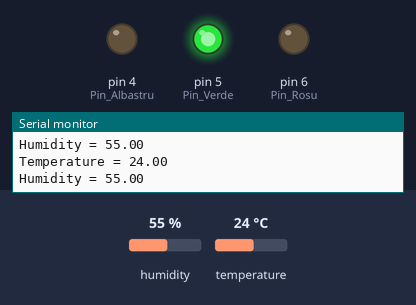
Bench run of a sketch on a simulated Arduino Uno, built with avr-gcc and run on an emulated ATmega328P. On the bench: output pins drawn as LEDs (lit = HIGH), the last lines printed to the serial monitor. Wiring (inferred from the names in the program): DHT11 sensor: data pin 7. The test bench sets the inputs (shaded band); at power-on: temperature 24 °C, humidity 55 %. Pins used as bus, display or sensor lines are not drawn.

Above: at 4.8 s.
4.9 s: temperature set to 21 °C
7.9 s: temperature set to 18 °C
At 9.4 s:
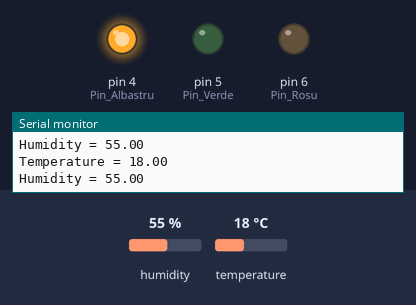
10.9 s: temperature set to 33 °C
At 12.9 s:
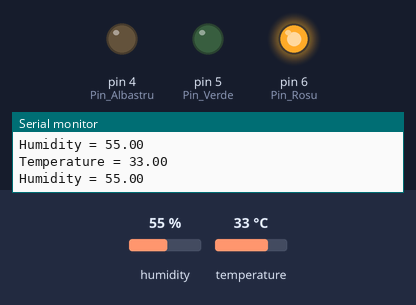
13.9 s: temperature set to 29 °C
At 15.2 s:
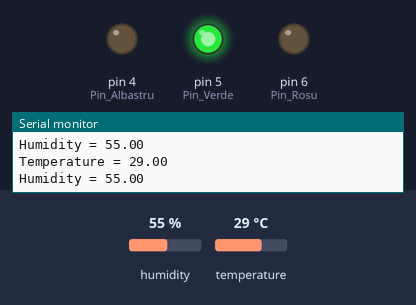
16.9 s: temperature set to 12 °C
At 18.8 s:
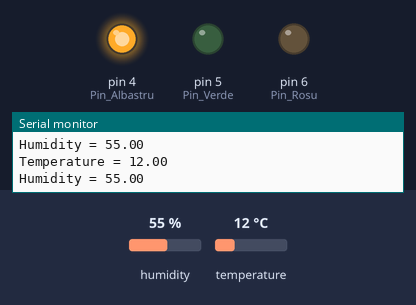
Timing chart, 0 to 20.3 s (numbered marks = the images above; inputs shaded):
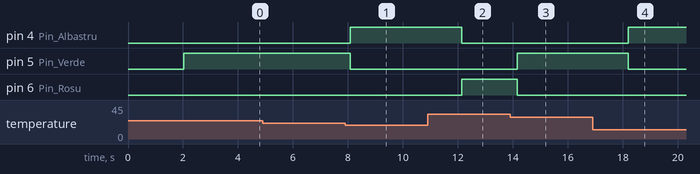

The sketch:

DHT_Serial_LEDS.ino
```cpp
#include <dht.h>
dht DHT;
int DHT11_PIN = 7;


int Pin_Albastru = 4;
int Pin_Verde = 5;
int Pin_Rosu = 6;

void setup() {
  Serial.begin(9600);

  pinMode(Pin_Albastru, OUTPUT);
  pinMode(Pin_Verde, OUTPUT);
  pinMode(Pin_Rosu, OUTPUT);
}

void loop()
{
  delay(2000);
  int chk = DHT.read11(DHT11_PIN);
  Serial.print("Temperature = ");
  Serial.println(DHT.temperature);
  Serial.print("Humidity = ");
  Serial.println(DHT.humidity);


  int temp = DHT.temperature;

  if (temp < 20) {
    digitalWrite(Pin_Albastru, HIGH);
    digitalWrite(Pin_Verde, LOW);
    digitalWrite(Pin_Rosu, LOW);
  }
  else if (temp > 30) {
    digitalWrite(Pin_Albastru, LOW);
    digitalWrite(Pin_Verde, LOW);
    digitalWrite(Pin_Rosu, HIGH);
  }
  else {
    digitalWrite(Pin_Albastru, LOW);
    digitalWrite(Pin_Verde, HIGH);
    digitalWrite(Pin_Rosu, LOW);
  }
}
```

Measured:
- the behaviour switches between 20 and 19 °C on temperature (found by bisection; images 0 and 1)
- the behaviour switches between 31 and 30 °C on temperature (found by bisection; images 2 and 3)
- after the input at 7.9 s, pin 4 (Pin_Albastru): LOW → HIGH after 0.19 s; pin 5 (Pin_Verde): HIGH → LOW after 0.19 s
- after the input at 10.9 s, pin 4 (Pin_Albastru): HIGH → LOW after 1.2 s; pin 6 (Pin_Rosu): LOW → HIGH after 1.2 s
- after the input at 13.9 s, pin 5 (Pin_Verde): LOW → HIGH after 0.26 s; pin 6 (Pin_Rosu): HIGH → LOW after 0.26 s
- after the input at 16.9 s, pin 4 (Pin_Albastru): LOW → HIGH after 1.3 s; pin 5 (Pin_Verde): HIGH → LOW after 1.3 s
